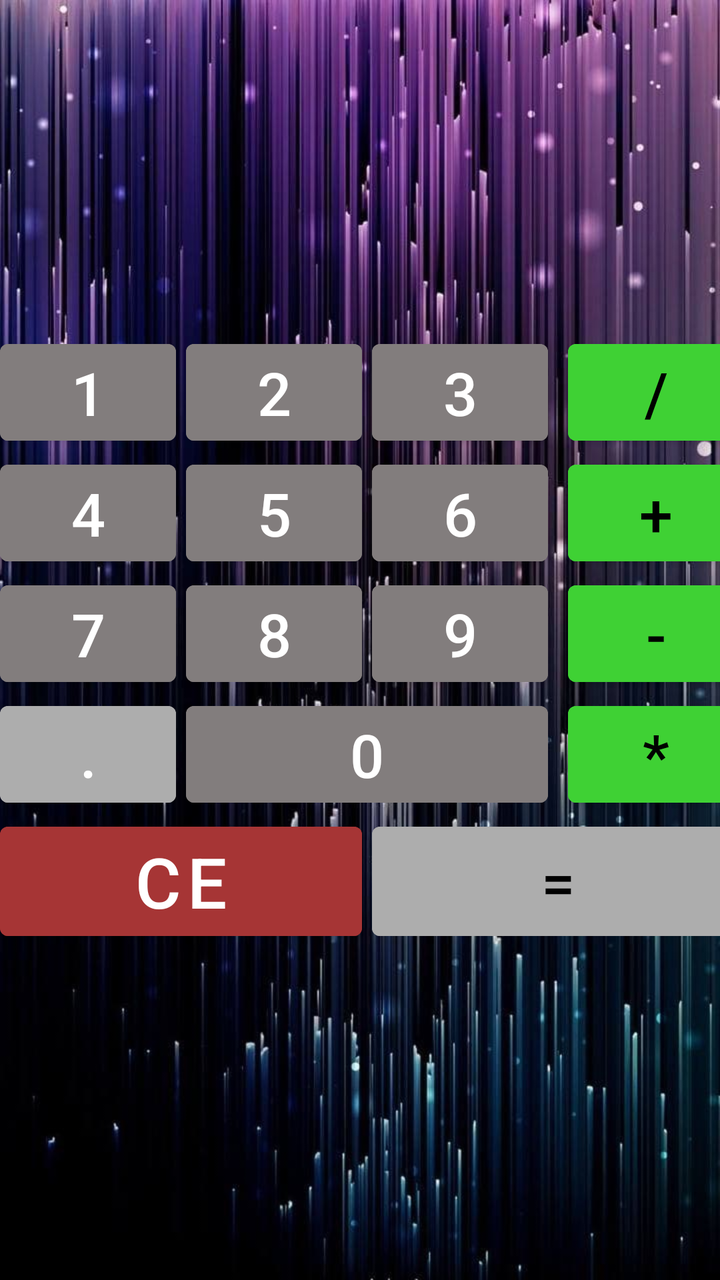
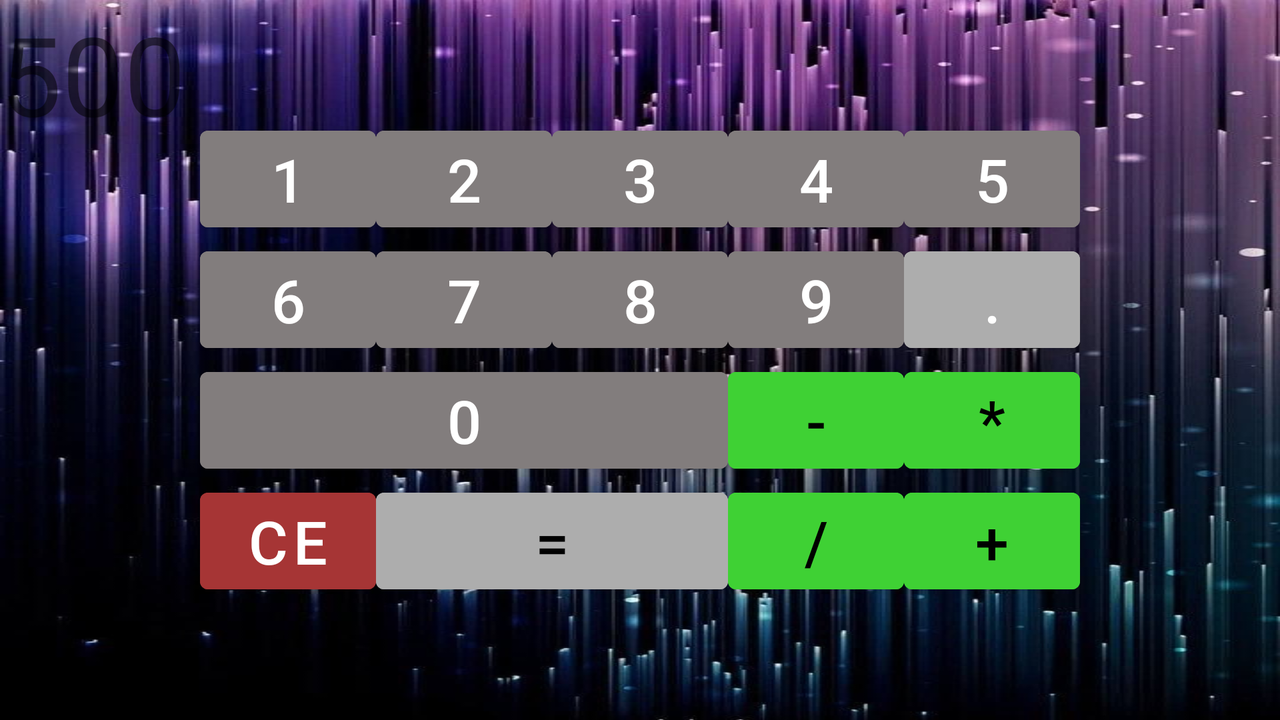

Two renders of one Android screen. The first uses the default layout on a phone; the second uses the alternative layout the repository ships for a different screen configuration, on a matching device. The two XML files are below.
<!-- AndroidManifest.xml: application theme Theme.Home02 -->
<!-- res/layout/activity_main.xml -->
<?xml version="1.0" encoding="utf-8"?>
<FrameLayout xmlns:android="http://schemas.android.com/apk/res/android"
    xmlns:tools="http://schemas.android.com/tools"
    android:layout_width="match_parent"
    android:layout_height="match_parent"
    android:background="@drawable/photo">

    <GridLayout
        android:layout_width="wrap_content"
        android:layout_height="wrap_content"
        android:layout_gravity="center"
        android:columnCount="4"
        tools:context=".MainActivity">


        <Button
            android:layout_width="wrap_content"
            android:layout_height="wrap_content"
            android:backgroundTint="@color/gray"
            android:text="@string/key_one"
            android:textSize="30sp" />

        <Button
            android:layout_width="wrap_content"
            android:layout_height="wrap_content"
            android:layout_marginStart="5dp"
            android:backgroundTint="@color/gray"
            android:text="@string/key_two"
            android:textSize="30sp" />

        <Button
            android:layout_width="wrap_content"
            android:layout_height="wrap_content"
            android:layout_columnSpan="1"
            android:layout_marginStart="5dp"
            android:backgroundTint="@color/gray"
            android:text="@string/key_three"
            android:textSize="30sp" />


        <Button
            android:layout_width="wrap_content"
            android:layout_height="wrap_content"
            android:layout_columnSpan="1"
            android:layout_marginStart="10dp"
            android:backgroundTint="#3fd134"
            android:text="@string/separation"
            android:textColor="@color/black"
            android:textSize="30sp" />


        <Button
            android:layout_width="wrap_content"
            android:layout_height="wrap_content"
            android:backgroundTint="@color/gray"
            android:text="@string/key_four"
            android:textSize="30sp" />

        <Button
            android:layout_width="wrap_content"
            android:layout_height="wrap_content"
            android:layout_marginStart="5dp"
            android:backgroundTint="@color/gray"
            android:text="@string/key_five"
            android:textSize="30sp" />

        <Button
            android:layout_width="wrap_content"
            android:layout_height="wrap_content"
            android:layout_marginStart="5dp"
            android:backgroundTint="@color/gray"
            android:text="@string/key_six"
            android:textSize="30sp" />

        <Button
            android:layout_width="wrap_content"
            android:layout_height="wrap_content"
            android:layout_marginStart="10dp"
            android:backgroundTint="#3fd134"
            android:text="@string/key_plus"
            android:textColor="@color/black"
            android:textSize="30sp" />

        <Button
            android:layout_width="wrap_content"
            android:layout_height="wrap_content"
            android:backgroundTint="@color/gray"
            android:text="@string/key_seven"
            android:textSize="30sp" />

        <Button
            android:layout_width="wrap_content"
            android:layout_height="wrap_content"
            android:layout_marginStart="5dp"
            android:backgroundTint="@color/gray"
            android:text="@string/key_eight"
            android:textSize="30sp" />

        <Button
            android:layout_width="wrap_content"
            android:layout_height="wrap_content"
            android:layout_marginStart="5dp"
            android:backgroundTint="@color/gray"
            android:text="@string/key_nine"
            android:textSize="30sp" />

        <Button
            android:layout_width="wrap_content"
            android:layout_height="wrap_content"
            android:layout_marginStart="10dp"
            android:backgroundTint="#3fd134"
            android:text="@string/key_minis"
            android:textColor="@color/black"
            android:textSize="30sp" />

        <Button
            android:layout_width="wrap_content"
            android:layout_height="wrap_content"
            android:backgroundTint="#adadad"
            android:text="@string/key_point"
            android:textSize="30sp" />

        <Button

            android:layout_width="wrap_content"
            android:layout_column="1"
            android:layout_columnSpan="2"
            android:layout_gravity="fill"
            android:layout_marginStart="5dp"
            android:backgroundTint="@color/gray"
            android:text="@string/key_zero"
            android:textSize="30sp" />


        <Button
            android:layout_width="wrap_content"
            android:layout_height="wrap_content"
            android:layout_row="3"
            android:layout_column="3"
            android:layout_columnSpan="1"
            android:layout_gravity="fill"
            android:layout_marginStart="10dp"
            android:backgroundTint="#3fd134"
            android:text="@string/key_multi"
            android:textColor="@color/black"
            android:textSize="30sp" />

        <Button
            android:layout_width="wrap_content"
            android:layout_height="wrap_content"
            android:layout_row="4"
            android:layout_column="0"
            android:layout_columnSpan="2"
            android:layout_gravity="fill"
            android:backgroundTint="#a63535"
            android:text="@string/reset"
            android:textSize="35sp" />

        <Button
            android:layout_width="wrap_content"
            android:layout_height="wrap_content"
            android:layout_row="4"
            android:layout_column="2"
            android:layout_columnSpan="2"
            android:layout_gravity="fill"
            android:layout_marginStart="5dp"
            android:backgroundTint="#adadad"
            android:text="@string/value"
            android:textColor="@color/black"
            android:textSize="30sp" />




    </GridLayout>
</FrameLayout>
<!-- resources referenced by this layout -->
<resources>
  <color name="black">#FF000000</color>
  <color name="gray">#827d7d</color>
  <!-- drawable photo: jpg bitmap (drawable, 192946 bytes) -->
  <string name="key_eight">8</string>
  <string name="key_five">5</string>
  <string name="key_four">4</string>
  <string name="key_minis">-</string>
  <string name="key_multi">*</string>
  <string name="key_nine">9</string>
  <string name="key_one">1</string>
  <string name="key_plus">+</string>
  <string name="key_point">.</string>
  <string name="key_seven">7</string>
  <string name="key_six">6</string>
  <string name="key_three">3</string>
  <string name="key_two">2</string>
  <string name="key_zero">0</string>
  <string name="reset">CE</string>
  <string name="separation">/</string>
  <string name="value">=</string>
  <style name="Theme.Home02" parent="Theme.MaterialComponents.DayNight.DarkActionBar">
          
          <item name="colorPrimary">@color/purple_500</item>
          <item name="colorPrimaryVariant">@color/purple_700</item>
          <item name="colorOnPrimary">@color/white</item>
          
          <item name="colorSecondary">@color/teal_200</item>
          <item name="colorSecondaryVariant">@color/teal_700</item>
          <item name="colorOnSecondary">@color/black</item>
          
          <item name="android:statusBarColor" tools:targetApi="l">?attr/colorPrimaryVariant</item>
          
      </style>
  <color name="purple_500">#FF6200EE</color>
  <color name="purple_700">#FF3700B3</color>
  <color name="white">#FFFFFFFF</color>
  <color name="teal_200">#FF03DAC5</color>
  <color name="teal_700">#FF018786</color>
</resources>
<!-- res/layout-land/activity_main.xml (the repository's variant of the layout above) -->
<!-- drawn on the phone turned sideways -->
<?xml version="1.0" encoding="utf-8"?>
<FrameLayout xmlns:android="http://schemas.android.com/apk/res/android"
    xmlns:tools="http://schemas.android.com/tools"
    android:layout_width="match_parent"
    android:layout_height="match_parent"
    android:background="@drawable/photo">


    <TextView
        android:layout_width="wrap_content"
        android:layout_height="wrap_content"
        android:textSize="55dp"
        android:text="500"/>

    <GridLayout
        android:layout_width="wrap_content"
        android:layout_height="wrap_content"
        android:layout_gravity="center"
        android:columnCount="5"
        tools:context=".MainActivity">


        <Button
            android:id="@+id/key_1"
            android:layout_width="wrap_content"
            android:layout_height="wrap_content"
            android:backgroundTint="@color/gray"
            android:text="@string/key_one"
            android:textSize="30sp" />

        <Button
            android:id="@+id/key_2"
            android:layout_width="wrap_content"
            android:layout_height="wrap_content"
            android:backgroundTint="@color/gray"
            android:text="@string/key_two"
            android:textSize="30sp" />

        <Button
            android:id="@+id/key_3"
            android:layout_width="wrap_content"
            android:layout_height="wrap_content"
            android:backgroundTint="@color/gray"
            android:text="@string/key_three"
            android:textSize="30sp" />





        <Button
            android:id="@+id/key_4"
            android:layout_width="wrap_content"
            android:layout_height="wrap_content"
            android:backgroundTint="@color/gray"
            android:text="@string/key_four"
            android:textSize="30sp" />

        <Button
            android:id="@+id/key_5"
            android:layout_width="wrap_content"
            android:layout_height="wrap_content"
            android:backgroundTint="@color/gray"
            android:text="@string/key_five"
            android:textSize="30sp" />

        <Button

            android:id="@+id/key_6"
            android:layout_width="wrap_content"
            android:layout_height="wrap_content"
            android:backgroundTint="@color/gray"
            android:text="@string/key_six"
            android:textSize="30sp" />



        <Button
            android:id="@+id/key_7"
            android:layout_width="wrap_content"
            android:layout_height="wrap_content"
            android:backgroundTint="@color/gray"
            android:text="@string/key_seven"
            android:textSize="30sp" />

        <Button
            android:id="@+id/key_8"
            android:layout_width="wrap_content"
            android:layout_height="wrap_content"
            android:backgroundTint="@color/gray"
            android:text="@string/key_eight"
            android:textSize="30sp" />

        <Button
            android:id="@+id/key_9"
            android:layout_width="wrap_content"
            android:layout_height="wrap_content"
            android:backgroundTint="@color/gray"
            android:text="@string/key_nine"
            android:textSize="30sp" />



        <Button
            android:id="@+id/key_dot"
            android:layout_width="wrap_content"
            android:layout_height="wrap_content"
            android:backgroundTint="#adadad"
            android:text="@string/key_point"
            android:textSize="30sp" />


        <Button
            android:id="@+id/key_0"
            android:layout_width="wrap_content"
            android:backgroundTint="@color/gray"
            android:text="@string/key_zero"
            android:layout_gravity="fill"
            android:layout_column="0"
            android:layout_columnSpan="3"
            android:textSize="30sp" />
        <Button

        android:id="@+id/key_minus"
        android:layout_width="wrap_content"
        android:layout_height="wrap_content"
        android:backgroundTint="#3fd134"
        android:text="@string/key_minis"
        android:textColor="@color/black"
        android:layout_gravity="fill"
        android:layout_column=""
        android:textSize="30sp" />


        <Button
            android:id="@+id/key_multip"
            android:layout_width="wrap_content"
            android:layout_height="wrap_content"
            android:backgroundTint="#3fd134"
            android:text="@string/key_multi"
            android:textColor="@color/black"
            android:textSize="30sp" />

        <Button
            android:id="@+id/key_ce"
            android:layout_width="wrap_content"
            android:layout_height="wrap_content"
            android:backgroundTint="#a63535"
            android:text="@string/reset"
            android:textSize="30sp" />

        <Button
            android:id="@+id/key_value"
            android:layout_width="wrap_content"
            android:layout_height="wrap_content"
            android:backgroundTint="#adadad"
            android:text="@string/value"
            android:textColor="@color/black"
            android:textSize="30sp"
            android:layout_gravity="fill"
            android:layout_columnSpan="2"/>
        <Button
            android:id="@+id/key_separator"
            android:layout_width="wrap_content"
            android:layout_height="wrap_content"
            android:backgroundTint="#3fd134"
            android:text="@string/separation"
            android:textColor="@color/black"
            android:textSize="30sp" />
        <Button

            android:id="@+id/key_plus"
            android:layout_width="wrap_content"
            android:layout_height="wrap_content"
            android:backgroundTint="#3fd134"
            android:text="@string/key_plus"
            android:textColor="@color/black"
            android:textSize="30sp" />




    </GridLayout>
</FrameLayout>
